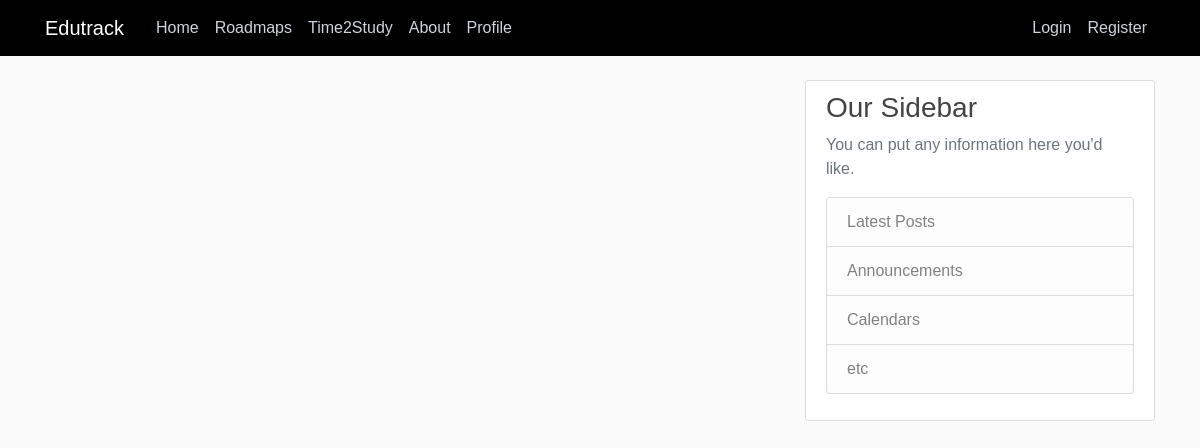
The app's page /, older data.
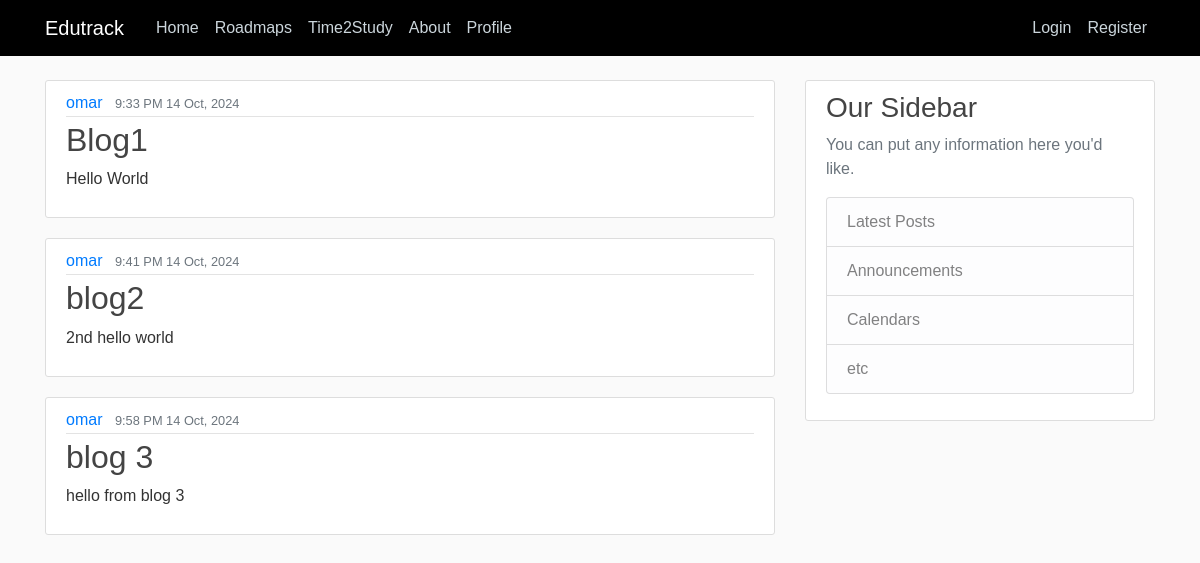
The same page, newer data.
### main/models.py (models this page shows, shortened)
class Post(models.Model):
    title = models.CharField(max_length=100)
    content = models.TextField()
    date_posted = models.DateTimeField(default=timezone.now)
    author = models.ForeignKey(User, on_delete=models.CASCADE)

### main/views.py (the view)
# urls.py: 2. Add a URL to urlpatterns:  path('', views.home, name='home')
def home(request):
    context = {
        'posts': Post.objects.all()
    }
    return render(request, 'main/home.html', context)

### main/templates/main/home.html
{% extends "main/base.html" %} {% block content %} {% for post in posts%}
<article class="media content-section">
  <div class="media-body">
    <div class="article-metadata">
      <a class="mr-2" href="#">{{ post.author }}</a>
      <small class="text-muted">{{ post.date_posted|date:"f A d M, Y" }}</small>
    </div>
    <h2><a class="article-title" href="#">{{ post.title }}</a></h2>
    <p class="article-content">{{ post.content }}</p>
  </div>
</article>
{% endfor %} {% endblock content %}

### main/templates/main/base.html (shortened to what this page needs)
{% load static %}
<!DOCTYPE html>
<html>
    <head>
        <link rel="stylesheet" href="https://maxcdn.bootstrapcdn.com/bootstrap/4.0.0/css/bootstrap.min.css" />
        {% load static %}
        <link rel="stylesheet" type="text/css" href="{% static 'main/css/main.css' %}">
    </head>
  <body>
    <header class="site-header">
      <nav class="navbar navbar-expand-md navbar-dark bg-steel fixed-top">
        <div class="container">
          <a class="navbar-brand mr-4" href="/">Edutrack</a>
          <div class="collapse navbar-collapse" id="navbarToggle">
            <div class="navbar-nav mr-auto">
              <a class="nav-item nav-link" href="/">Home</a>
              <a class="nav-item nav-link" href="{% url "main-roadmap" %}">Roadmaps</a>
              <a class="nav-item nav-link" href="{% url "main-study" %}">Time2Study</a>
              <a class="nav-item nav-link" href="{% url "main-about" %}">About</a>
              <a class="nav-item nav-link" href="{% url 'profile' %}">Profile</a>
            </div>
            <div class="navbar-nav">
                {% if user.is_authenticated %}
                  <form method="POST" action="{% url 'logout' %}" class="nav-item">
                    {% csrf_token %}
                    <button type="submit" class="btn btn-danger nav-link" style="border: none; background: none; padding: 0;">Logout</button>
                  </form>
                {% else %}
                  <a class="nav-item nav-link" href="{% url 'login' %}">Login</a>
                  <a class="nav-item nav-link" href="{% url 'register' %}">Register</a>
                {% endif %}
              </div>
          </div>
        </div>
      </nav>
    </header>
    <main role="main" class="container">
        <div class="row">
          <div class="col-md-8">
            {% block content %}{% endblock %}
          </div>
          <div class="col-md-4">
            <div class="content-section">
              <h3>Our Sidebar</h3>
              <p class='text-muted'>You can put any information here you'd like.
                <ul class="list-group">
                  <li class="list-group-item list-group-item-light">Latest Posts</li>
                  <li class="list-group-item list-group-item-light">Announcements</li>
                  <li class="list-group-item list-group-item-light">Calendars</li>
                  <li class="list-group-item list-group-item-light">etc</li>
                </ul>
              </p>
            </div>
          </div>
        </div>
      </main>
  </body>
</html>

### main/static/main/css/main.css (style rules this page uses)
body { background: #fafafa; color: #333333; margin-top: 5rem; font-family: Arial, sans-serif; }
h1, h2, h3, h4, h5, h6 { color: #444444; }
ul { margin: 0; }
.bg-steel { background-color: #000000; }
.site-header .navbar-nav .nav-link { color: #cbd5db; }
.content-section { background: #ffffff; padding: 10px 20px; border: 1px solid #dddddd; border-radius: 3px; margin-bottom: 20px; }
.article-title { color: #444444; }
.article-content { white-space: pre-line; }
.article-metadata { padding-bottom: 1px; margin-bottom: 4px; border-bottom: 1px solid #e3e3e3; }

Row changes from the older to the newer data that the page shows:
added Post: author "omar", date_posted "9:33 PM 14 Oct, 2024", title "Blog1", content "Hello World"
added Post: author "omar", date_posted "9:41 PM 14 Oct, 2024", title "blog2", content "2nd hello world"
added Post: author "omar", date_posted "9:58 PM 14 Oct, 2024", title "blog 3", content "hello from blog 3"
